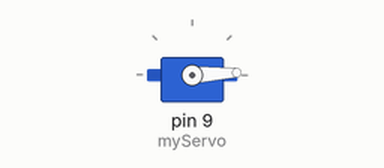
The sketch below on a simulated Arduino Uno, built with avr-gcc and run on an emulated ATmega328P. On the bench: servo.

Above: at 0.05 s.
At 0.45 s:
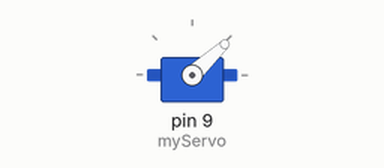
At 0.9 s:
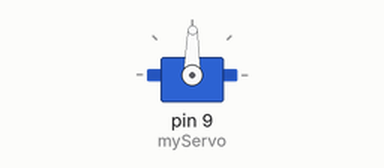
At 1.8 s:
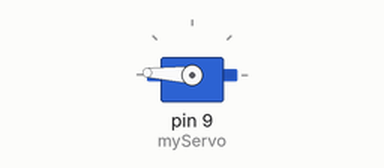
Timing chart, 0 to 4.2 s (numbered marks = the images above):
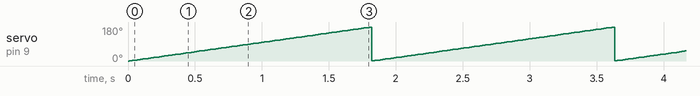

The sketch:

arduino_code.ino
```cpp
//서보모터 사용법
#include<Servo.h>

Servo myServo;

void setup(){
  myServo.attach(9);
}

void loop(){
  for(int angle=0; angle<180;angle++){
    myServo.write(angle);
    delay(10);
  }
}
```

Measured:
- by itself, servo on pin 9 (myServo): ramps from 1° to 179° and jumps back, once every 1.8 s
